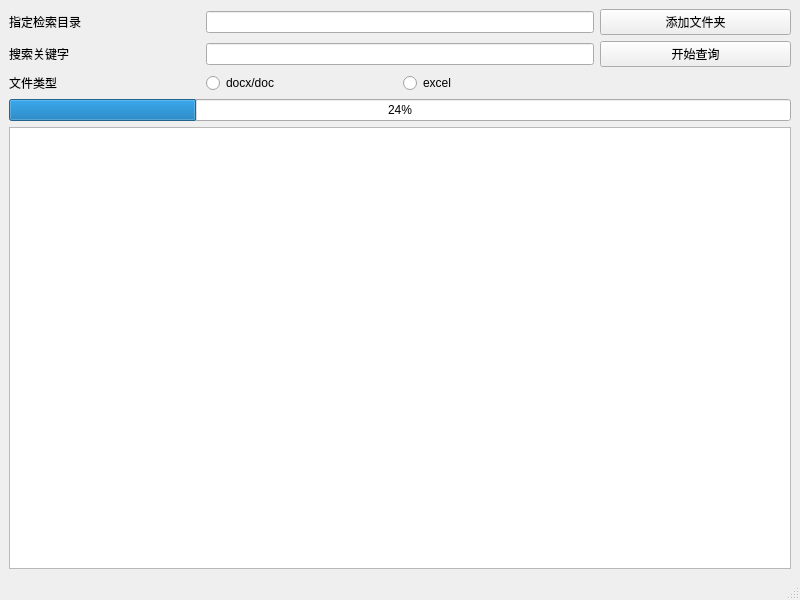
<?xml version="1.0" encoding="UTF-8"?>
<ui version="4.0">
 <class>MainWindow</class>
 <widget class="QMainWindow" name="MainWindow">
  <property name="geometry">
   <rect>
    <x>0</x>
    <y>0</y>
    <width>800</width>
    <height>600</height>
   </rect>
  </property>
  <property name="windowTitle">
   <string>MainWindow</string>
  </property>
  <widget class="QWidget" name="centralwidget">
   <layout class="QGridLayout" name="gridLayout_2">
    <item row="0" column="0">
     <layout class="QGridLayout" name="gridLayout">
      <item row="1" column="3">
       <widget class="QPushButton" name="searchButton">
        <property name="text">
         <string>开始查询</string>
        </property>
       </widget>
      </item>
      <item row="2" column="2">
       <widget class="QRadioButton" name="rb2">
        <property name="text">
         <string>excel</string>
        </property>
       </widget>
      </item>
      <item row="2" column="1">
       <widget class="QRadioButton" name="rb1">
        <property name="text">
         <string>docx/doc</string>
        </property>
       </widget>
      </item>
      <item row="3" column="0" colspan="4">
       <widget class="QProgressBar" name="progressBar">
        <property name="value">
         <number>24</number>
        </property>
       </widget>
      </item>
      <item row="0" column="1" colspan="2">
       <widget class="QLineEdit" name="lineEdit"/>
      </item>
      <item row="1" column="0">
       <widget class="QLabel" name="keywordLabel">
        <property name="text">
         <string>搜索关键字</string>
        </property>
       </widget>
      </item>
      <item row="4" column="0" colspan="4">
       <widget class="QTableWidget" name="tableWidget"/>
      </item>
      <item row="1" column="1" colspan="2">
       <widget class="QLineEdit" name="lineEdit_2"/>
      </item>
      <item row="2" column="0">
       <widget class="QLabel" name="fileTypeLabel">
        <property name="text">
         <string>文件类型</string>
        </property>
       </widget>
      </item>
      <item row="0" column="3">
       <widget class="QPushButton" name="addDirButton">
        <property name="text">
         <string>添加文件夹</string>
        </property>
       </widget>
      </item>
      <item row="0" column="0">
       <widget class="QLabel" name="dstdirLabel">
        <property name="text">
         <string>指定检索目录</string>
        </property>
       </widget>
      </item>
     </layout>
    </item>
   </layout>
  </widget>
  <widget class="QMenuBar" name="menubar">
   <property name="geometry">
    <rect>
     <x>0</x>
     <y>0</y>
     <width>800</width>
     <height>22</height>
    </rect>
   </property>
  </widget>
  <widget class="QStatusBar" name="statusbar"/>
 </widget>
 <resources/>
 <connections/>
</ui>
